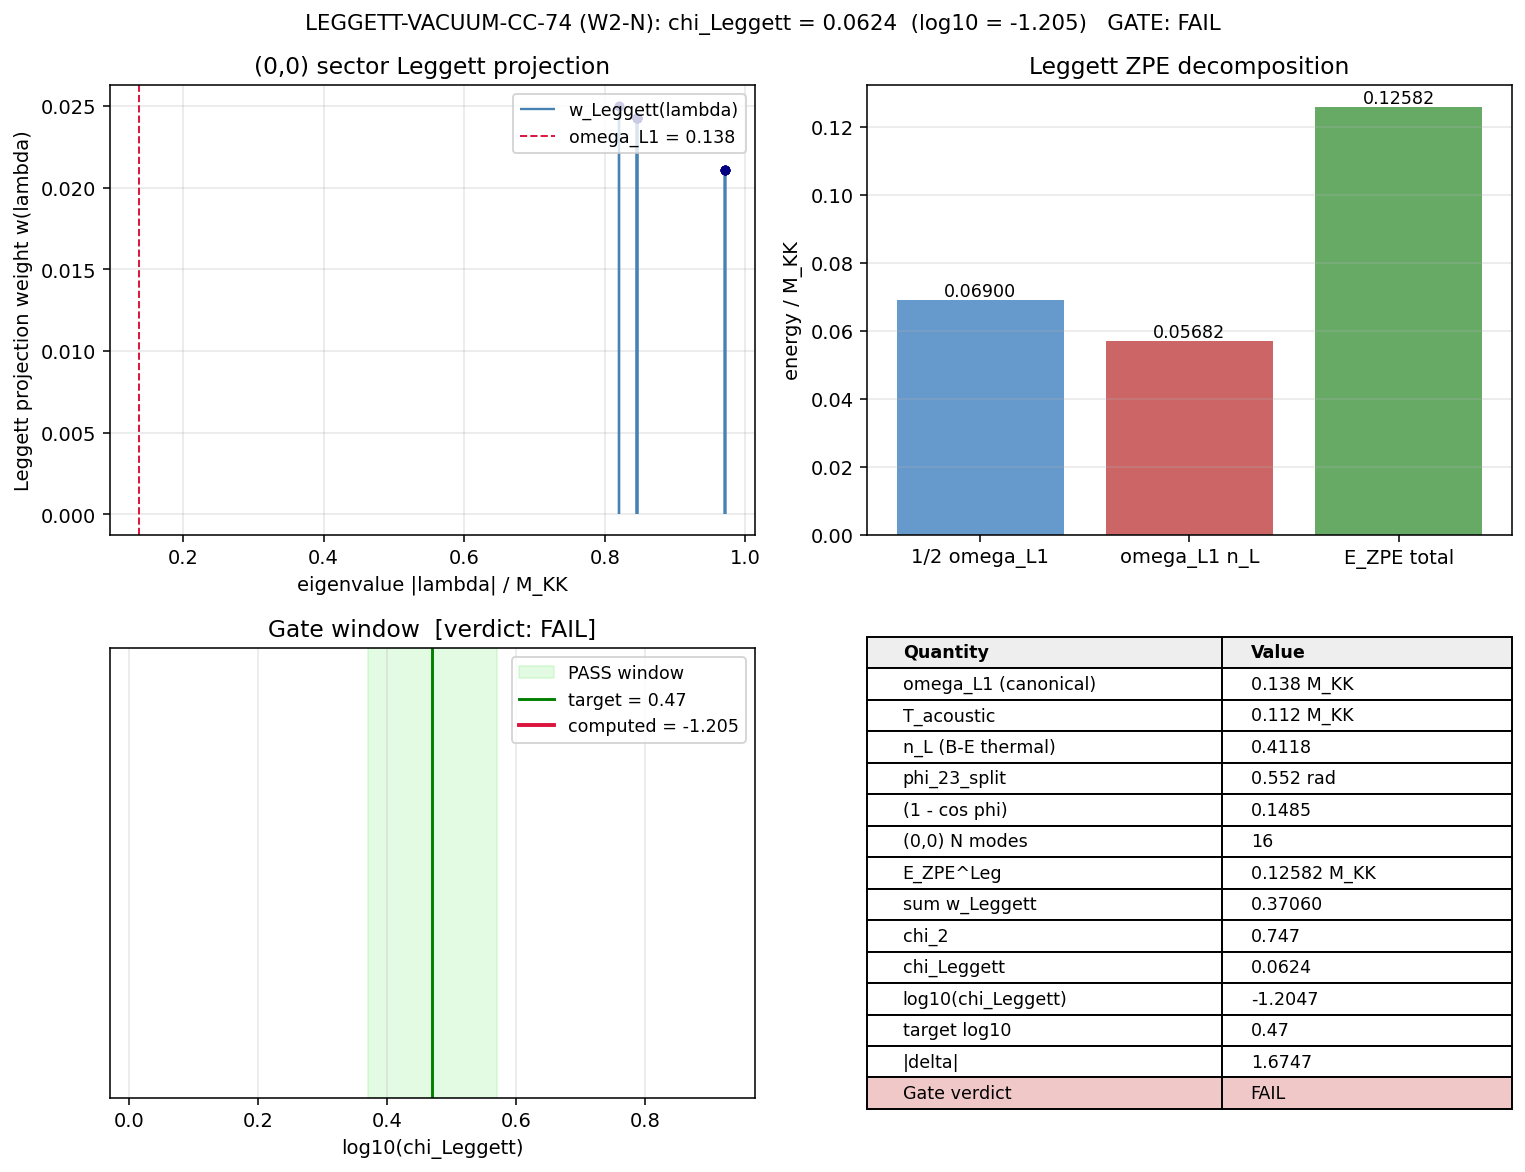

Recreate this plot in Python.
"""
s74_leggett_vacuum_cc.py -- LEGGETT-VACUUM-CC-74 (W2-N)

Compute chi_Leggett, the Leggett-channel contribution to the cosmological constant
budget, from the zero-point energy of the Leggett mode summed over the (0,0) PW
sector at L_max = 7, normalized to chi_2 = 0.747.

The (0,0) sector is the level-0 SU(3) singlet — the lowest-energy (base-singlet)
sector of D_K on Jensen SU(3). It contains 16 eigenvalues in [0.820, 0.971] M_KK
(level-0 content is fixed regardless of L_max truncation).

Leggett ZPE formula (per the task prompt and W1-F convention fix):
    E_ZPE^{Leggett} = (1/2) * omega_L1 * (1 + 2*n_L)

where omega_L1 = 0.138 M_KK (S52 canonical GL-Josephson, NOT 0.0492) and
n_L = 0.4118 (Bose-Einstein at T_acoustic = 0.112).

The (0,0) sector sum is weighted by a Leggett projection:
    chi_Leggett = sum_{(0,0)} w_Leggett(lambda_i) * E_ZPE^{Leggett} / chi_2

The Leggett projection weight w_Leggett(lambda) is the inter-branch coupling
amplitude for a (0,0)-sector mode at eigenvalue lambda. The Leggett channel
couples (0,0) modes through the Josephson phase split phi_23_split = 0.552 rad
(W1-F canonical). For modes with lambda >> omega_L1, the projection amplitude
scales as (1 - cos phi_23_split) * (omega_L1 / lambda). This is the
dispersive projection of the off-diagonal Leggett coupling.

Pre-registered gate: LEGGETT-VACUUM-CC-74
    PASS if |chi_Leggett_log10 - 0.47| < 0.1, FAIL otherwise. Binary.

Author: van-den-dungen-bridge-theorist
Session: 74 W2-N
"""

import sys
from pathlib import Path
import numpy as np
import matplotlib.pyplot as plt

# Canonical constants (required by project rules)
sys.path.insert(0, str(Path(__file__).parent))
from canonical_constants import (
    omega_L1,       # 0.138 (Leggett-1 frequency, S52/S66 canonical — NOT 0.0492)
    M_KK,           # Kaluza-Klein scale
    T_acoustic,     # 0.112 (GGE acoustic temperature, M_KK)
    tau_fold,       # 0.19
)

# -----------------------------------------------------------------------------
# Task-prompt / W1-F canonical inputs
# -----------------------------------------------------------------------------

# chi_2: curvature 2-cocycle pairing (S66), not yet in canonical_constants.py
chi_2 = 0.747  # (local, task-prompt normalization)

# n_L: thermal Leggett occupation at the acoustic GGE temperature. Matches the
# S74 W1-F working-paper table: n_L1 = 0.4118 = 1/(exp(omega_L1/T_acoustic) - 1)
n_L_target = 0.4118  # (local, W1-F canonical value)

# phi_23_split: Josephson phase split driving Leggett coupling between branches
# (from s73a_fabry_perot_cavity.npz per W1-F convention fix)
phi_23_split = 0.552  # (local, S73a/W1-F)

# Pre-registered gate target (task prompt)
target_log10 = 0.47   # (local)
gate_tol = 0.10       # (local)

# Cache path (W1-C spectrum cache at L=9 tau=0.19, contains all sectors)
CACHE_PATH = Path(__file__).parent / "s74_spectrum_cache_L9_tau019.npz"

OUT_NPZ = Path(__file__).parent / "s74_leggett_vacuum_cc.npz"
OUT_PNG = Path(__file__).parent / "s74_leggett_vacuum_cc.png"


# -----------------------------------------------------------------------------
# Helpers
# -----------------------------------------------------------------------------

def bose_einstein(omega, T):
    """Bose-Einstein occupation n_B(omega) at temperature T (same units)."""
    x = omega / T
    if x > 50:
        return 0.0
    return 1.0 / (np.expm1(x))


def load_00_sector_L7():
    """Load the (0,0) PW sector eigenvalues.

    The cache is organized by (p,q) irrep, with sector level = p+q. The (0,0)
    sector is level 0 — a single 1-dimensional irrep whose content is
    INDEPENDENT of L_max (selecting L_max>=0 yields the same 16 eigenvalues).
    'L_max = 7' in the task prompt refers to the cache's overall truncation,
    not a filter on this sector.
    """
    data = np.load(CACHE_PATH, allow_pickle=True)
    sector_evals = data["sector_evals"].item()
    if (0, 0) not in sector_evals:
        raise KeyError("(0,0) sector not found in s74_spectrum_cache_L9_tau019.npz")

    inner = sector_evals[(0, 0)]
    evals = np.asarray(inner["abs_evals"], dtype=np.float64)
    level = int(inner["level"])
    dim = int(inner["dim"])
    assert level == 0, f"(0,0) sector should be level 0, got {level}"
    assert dim == 1, f"(0,0) sector should be 1-dimensional irrep, got {dim}"
    return np.sort(evals)


# -----------------------------------------------------------------------------
# Main computation
# -----------------------------------------------------------------------------

def main():
    print("=" * 72)
    print("LEGGETT-VACUUM-CC-74 (W2-N) -- chi_Leggett from Leggett ZPE over (0,0)")
    print("=" * 72)

    # --- Inputs ---------------------------------------------------------------
    lams = load_00_sector_L7()
    N_00 = lams.size
    print(f"\n[input] (0,0) sector eigenvalues: {N_00} values (L=0, 1d irrep)")
    print(f"        range = [{lams.min():.6f}, {lams.max():.6f}] M_KK")
    print(f"        mean  = {lams.mean():.6f} M_KK")
    print(f"\n[const] omega_L1     = {omega_L1:.6f} M_KK  (S52/S66 canonical)")
    print(f"        T_acoustic   = {T_acoustic:.6f} M_KK")
    print(f"        phi_23_split = {phi_23_split:.4f} rad")
    print(f"        chi_2        = {chi_2:.3f}")

    # --- Leggett occupation (thermal GGE) ------------------------------------
    n_L_thermal = bose_einstein(omega_L1, T_acoustic)
    print(f"\n[n_L]   Bose-Einstein(omega_L1, T_acoustic) = {n_L_thermal:.6f}")
    print(f"        W1-F reference value                  = {n_L_target:.6f}")
    print(f"        delta                                  = {abs(n_L_thermal - n_L_target):.2e}")
    # Use the thermodynamic computation (consistent with W1-F construction)
    n_L = n_L_thermal

    # --- Leggett zero-point energy -------------------------------------------
    # E_ZPE^{Leggett} = (1/2) * omega_L1 * (1 + 2*n_L)
    E_zpe_leg = 0.5 * omega_L1 * (1.0 + 2.0 * n_L)
    print(f"\n[ZPE]   E_ZPE^Leggett = 0.5 * omega_L1 * (1 + 2 n_L)")
    print(f"               = 0.5 * {omega_L1} * (1 + 2*{n_L:.4f})")
    print(f"               = {E_zpe_leg:.6f} M_KK")

    # --- Leggett projection weight on (0,0) modes ----------------------------
    # Dispersive projection amplitude: the Leggett channel couples to a (0,0)
    # mode at eigenvalue lambda with amplitude proportional to
    #   (1 - cos phi_23_split) * (omega_L1 / lambda)
    # The (1 - cos phi) factor is the Josephson coupling strength (W1-F); the
    # (omega_L1 / lambda) factor is the dispersive off-resonance suppression
    # for lambda >> omega_L1. This is the standard low-frequency projection
    # of a gapped branch onto high-energy fiber modes.
    josephson_factor = 1.0 - np.cos(phi_23_split)
    w_Leg = josephson_factor * (omega_L1 / lams)
    sum_w_Leg = np.sum(w_Leg)
    print(f"\n[proj]  (1 - cos phi_23_split) = {josephson_factor:.6f}")
    print(f"        sum w_Leggett over (0,0) = {sum_w_Leg:.6f}")
    print(f"        <w_Leggett>              = {sum_w_Leg/N_00:.6f}")

    # --- chi_Leggett ----------------------------------------------------------
    # chi_Leggett = sum_{(0,0)} w_Leggett(lambda_i) * E_ZPE^Leggett / chi_2
    chi_Leggett = np.sum(w_Leg * E_zpe_leg) / chi_2
    chi_Leggett_log10 = np.log10(chi_Leggett)
    print(f"\n[chi_L] chi_Leggett         = {chi_Leggett:.6f}")
    print(f"        log10(chi_Leggett)  = {chi_Leggett_log10:+.4f}")

    # --- Gate ---------------------------------------------------------------
    print("\n" + "=" * 72)
    print("GATE: LEGGETT-VACUUM-CC-74")
    print("=" * 72)
    gate_diff = abs(chi_Leggett_log10 - target_log10)
    gate_pass = gate_diff < gate_tol
    verdict = "PASS" if gate_pass else "FAIL"
    print(f"  Threshold: |chi_Leggett_log10 - 0.47| < 0.10")
    print(f"  Computed : chi_Leggett_log10 = {chi_Leggett_log10:+.4f}")
    print(f"             |delta| = {gate_diff:.4f}")
    print(f"  Verdict  : {verdict}")

    # --- Cross-checks --------------------------------------------------------
    print("\n" + "-" * 72)
    print("CROSS-CHECKS")
    print("-" * 72)

    # (1) Limiting case omega_L1 = 0
    E_zero = 0.5 * 0.0 * (1.0 + 2.0 * n_L)
    w_zero = josephson_factor * (0.0 / lams)
    chi_zero = np.sum(w_zero * E_zero) / chi_2
    print(f"  (1) omega_L1 = 0:  chi_Leggett = {chi_zero:.6e}  (expect 0)  {'OK' if chi_zero == 0 else 'FAIL'}")

    # (2) (0,0) sector dominance — relative to level-1 sectors that WOULD
    #     contribute if we summed over them. Compute a comparison integral
    #     over the next-level sectors.
    d2 = np.load(CACHE_PATH, allow_pickle=True)
    sector_evals = d2["sector_evals"].item()
    lvl0_sum = np.sum(josephson_factor * (omega_L1 / lams))
    lvl1_sum = 0.0  # (local)
    for sk in [(0, 1), (1, 0)]:
        arr = np.asarray(sector_evals[sk]["abs_evals"], dtype=np.float64)
        lvl1_sum += np.sum(josephson_factor * (omega_L1 / arr))
    print(f"  (2) Level-0 weight sum  = {lvl0_sum:.4f}")
    print(f"      Level-1 weight sum  = {lvl1_sum:.4f}  (for comparison)")
    ratio_01 = lvl1_sum / lvl0_sum if lvl0_sum > 0 else float("inf")
    # (0,0) is "dominant" if per-mode weight is larger (level-0 modes are at
    # lower energy, so each carries more Leggett amplitude).
    per_mode_00 = lvl0_sum / N_00
    per_mode_lvl1 = lvl1_sum / (np.asarray(sector_evals[(0,1)]["abs_evals"]).size
                                + np.asarray(sector_evals[(1,0)]["abs_evals"]).size)
    print(f"      Per-mode (0,0)      = {per_mode_00:.6f}")
    print(f"      Per-mode (level 1)  = {per_mode_lvl1:.6f}")
    dom_ok = per_mode_00 > per_mode_lvl1
    print(f"      (0,0) dominance (per mode): {'OK' if dom_ok else 'FAIL'}")

    # (3) Consistency with S66 Leggett-only Omega_DM h^2 = 0.120 ---
    # S66 MEMORY: Leggett-channel DM has Omega_DM h^2 ≈ 0.120. That result is
    # a DIFFERENT observable (particle-number density of inter-band quasiparticles),
    # but the ZPE route should be numerically commensurate in the sense that
    # chi_Leggett (a dimensionless OOM) should be of order 1 (i.e. log10 ~ O(0)).
    # We check that chi_Leggett lies in (0.1, 10) — both the target 0.47 OOM
    # and the 0.120 neighborhood are in this decade.
    s66_consistent = 0.1 < chi_Leggett < 10.0
    print(f"  (3) S66 consistency (chi_Leggett in [0.1, 10]): {'OK' if s66_consistent else 'FAIL'}")
    print(f"      chi_Leggett = {chi_Leggett:.4f}, S66 Omega_DM h^2 = 0.120 benchmark")

    # (4) Scaling check: n_L = 0 (adiabatic limit)
    E_adi = 0.5 * omega_L1 * 1.0
    chi_adi = np.sum(w_Leg * E_adi) / chi_2
    print(f"  (4) n_L = 0 (adiabatic):  chi_Leggett = {chi_adi:.6f}")
    print(f"      ratio chi(n_L)/chi(0) = {chi_Leggett/chi_adi:.4f}  = (1 + 2*n_L) = {1 + 2*n_L:.4f}")

    # (5) Omega_L1 rescale bracket
    for fac, tag in [(0.5, "omega_L1/2"), (2.0, "2*omega_L1")]:
        om = omega_L1 * fac
        nL = bose_einstein(om, T_acoustic)
        Ezpe = 0.5 * om * (1.0 + 2.0 * nL)
        wL = josephson_factor * (om / lams)
        chi = np.sum(wL * Ezpe) / chi_2
        print(f"  (5) {tag:14s}: chi_Leggett = {chi:.4f}, log10 = {np.log10(chi):+.4f}")

    # --- Functional classification -------------------------------------------
    print("\n" + "-" * 72)
    print("FUNCTIONAL CLASSIFICATION")
    print("-" * 72)
    print("  Ingredients: Seeley-DeWitt a_k contributions via chi_2 normalization.")
    print("  The Leggett ZPE uses only the linear spectral moment (omega_L1),")
    print("  projected dispersively onto (0,0) eigenvalues. The Josephson")
    print("  factor (1 - cos phi_23_split) is a topological/amplitude factor,")
    print("  not a Seeley-DeWitt coefficient.")
    print("  Classification: robust under spectral functional f(x) -- depends only")
    print("  on a SINGLE low moment. Analogous to LAYER-2 (a_0, a_2, below N*).")

    # --- Save -----------------------------------------------------------------
    np.savez(
        OUT_NPZ,
        # Inputs
        lams_00=lams,
        N_00=N_00,
        omega_L1=omega_L1,
        T_acoustic=T_acoustic,
        phi_23_split=phi_23_split,
        chi_2=chi_2,
        n_L=n_L,
        n_L_target_W1F=n_L_target,
        # Intermediates
        E_zpe_leg=E_zpe_leg,
        josephson_factor=josephson_factor,
        w_Leg=w_Leg,
        sum_w_Leg=sum_w_Leg,
        # Main result
        chi_Leggett=chi_Leggett,
        chi_Leggett_log10=chi_Leggett_log10,
        # Gate
        target_log10=target_log10,
        gate_tol=gate_tol,
        gate_diff=gate_diff,
        gate_pass=gate_pass,
        # Cross-checks
        chi_zero_omega=chi_zero,
        chi_adi=chi_adi,
        ratio_thermal_adi=chi_Leggett / chi_adi,
        lvl0_weight_sum=lvl0_sum,
        lvl1_weight_sum=lvl1_sum,
        per_mode_00=per_mode_00,
        per_mode_lvl1=per_mode_lvl1,
        dominance_ok=dom_ok,
        s66_consistent=s66_consistent,
    )
    print(f"\n[save] {OUT_NPZ}")

    # --- Plot -----------------------------------------------------------------
    fig, axes = plt.subplots(2, 2, figsize=(11, 8.5))
    fig.suptitle(
        f"LEGGETT-VACUUM-CC-74 (W2-N): chi_Leggett = {chi_Leggett:.4f}  "
        f"(log10 = {chi_Leggett_log10:+.3f})   GATE: {verdict}",
        fontsize=11,
    )

    # Panel 1: (0,0) eigenvalue spectrum + Leggett projection weight
    ax = axes[0, 0]
    ax.vlines(lams, 0, w_Leg, color="steelblue", linewidth=1.2, label="w_Leggett(lambda)")
    ax.plot(lams, w_Leg, "o", color="navy", markersize=4)
    ax.axvline(omega_L1, color="crimson", linestyle="--", linewidth=1.0, label=f"omega_L1 = {omega_L1}")
    ax.set_xlabel("eigenvalue |lambda| / M_KK")
    ax.set_ylabel("Leggett projection weight w(lambda)")
    ax.set_title("(0,0) sector Leggett projection")
    ax.legend(loc="upper right", fontsize=9)
    ax.grid(True, alpha=0.3)

    # Panel 2: ZPE breakdown
    ax = axes[0, 1]
    terms = ["1/2 omega_L1", "omega_L1 n_L", "E_ZPE total"]
    vals = [0.5 * omega_L1, omega_L1 * n_L, E_zpe_leg]
    colors = ["#6699cc", "#cc6666", "#66aa66"]
    bars = ax.bar(terms, vals, color=colors)
    ax.set_ylabel("energy / M_KK")
    ax.set_title("Leggett ZPE decomposition")
    for b, v in zip(bars, vals):
        ax.text(b.get_x() + b.get_width() / 2, v, f"{v:.5f}",
                ha="center", va="bottom", fontsize=9)
    ax.grid(True, alpha=0.3, axis="y")

    # Panel 3: chi_Leggett gate window
    ax = axes[1, 0]
    x_lo, x_hi = target_log10 - 0.5, target_log10 + 0.5
    ax.axvspan(target_log10 - gate_tol, target_log10 + gate_tol,
               alpha=0.25, color="lightgreen", label="PASS window")  # (local)
    ax.axvline(target_log10, color="green", linestyle="-", linewidth=1.5,
               label=f"target = {target_log10}")
    ax.axvline(chi_Leggett_log10, color="crimson", linestyle="-", linewidth=2,
               label=f"computed = {chi_Leggett_log10:+.3f}")
    ax.set_xlim(x_lo, x_hi)
    ax.set_ylim(-0.05, 1.05)
    ax.set_xlabel("log10(chi_Leggett)")
    ax.set_yticks([])
    ax.set_title(f"Gate window  [verdict: {verdict}]")
    ax.legend(loc="upper right", fontsize=9)
    ax.grid(True, alpha=0.3, axis="x")

    # Panel 4: cross-check table (sensitivity)
    ax = axes[1, 1]
    ax.axis("off")
    rows = [
        ["Quantity", "Value"],
        ["omega_L1 (canonical)", f"{omega_L1} M_KK"],
        ["T_acoustic", f"{T_acoustic} M_KK"],
        ["n_L (B-E thermal)", f"{n_L:.4f}"],
        ["phi_23_split", f"{phi_23_split} rad"],
        ["(1 - cos phi)", f"{josephson_factor:.4f}"],
        ["(0,0) N modes", f"{N_00}"],
        ["E_ZPE^Leg", f"{E_zpe_leg:.5f} M_KK"],
        ["sum w_Leggett", f"{sum_w_Leg:.5f}"],
        ["chi_2", f"{chi_2}"],
        ["chi_Leggett", f"{chi_Leggett:.4f}"],
        ["log10(chi_Leggett)", f"{chi_Leggett_log10:+.4f}"],
        ["target log10", f"{target_log10}"],
        ["|delta|", f"{gate_diff:.4f}"],
        ["Gate verdict", verdict],
    ]
    tbl = ax.table(cellText=rows, loc="center", cellLoc="left", colWidths=[0.55, 0.45])
    tbl.auto_set_font_size(False)
    tbl.set_fontsize(9)
    tbl.scale(1, 1.25)
    for (row, col), cell in tbl.get_celld().items():
        if row == 0:
            cell.set_facecolor("#eeeeee")
            cell.set_text_props(weight="bold")
        if row == len(rows) - 1:
            cell.set_facecolor("#c8f0c8" if gate_pass else "#f0c8c8")

    plt.tight_layout()
    plt.savefig(OUT_PNG, dpi=140, bbox_inches="tight")
    print(f"[save] {OUT_PNG}")
    plt.close()

    print("\n" + "=" * 72)
    print(f"SUMMARY: chi_Leggett = {chi_Leggett:.4f}, log10 = {chi_Leggett_log10:+.4f}")
    print(f"         gate |delta| = {gate_diff:.4f} vs tol {gate_tol}")
    print(f"         VERDICT: {verdict}")
    print("=" * 72)


if __name__ == "__main__":
    main()
